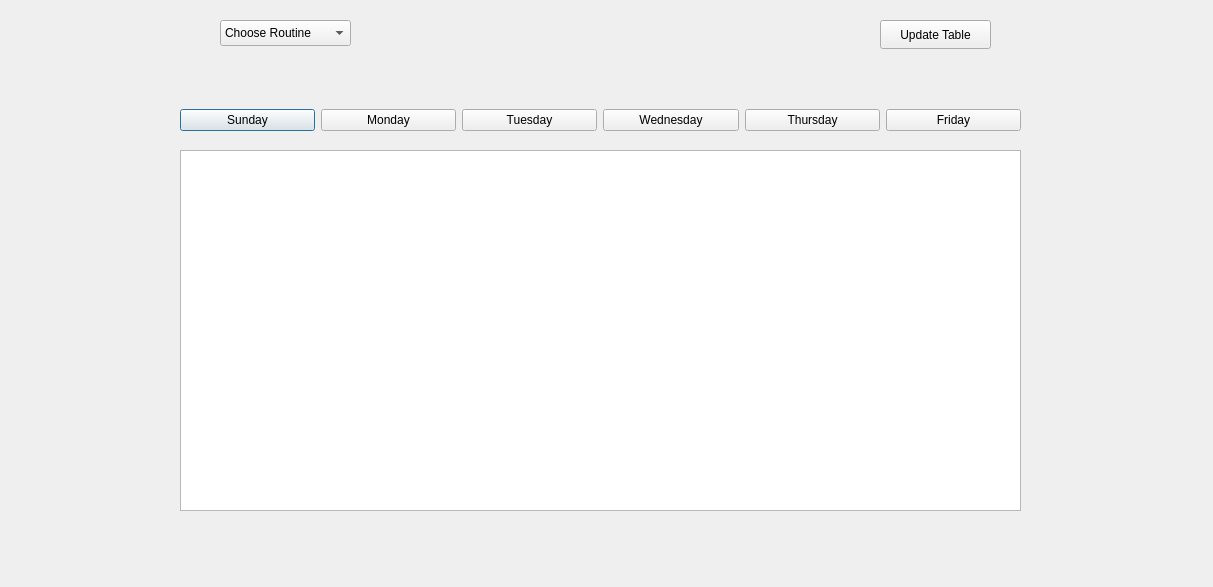
<?xml version="1.0" encoding="UTF-8"?>
<ui version="4.0">
 <class>dashboard_1</class>
 <widget class="QDialog" name="dashboard_1">
  <property name="geometry">
   <rect>
    <x>0</x>
    <y>0</y>
    <width>1213</width>
    <height>587</height>
   </rect>
  </property>
  <property name="windowTitle">
   <string>Routine Management System</string>
  </property>
  <widget class="QTableView" name="tableView">
   <property name="geometry">
    <rect>
     <x>180</x>
     <y>150</y>
     <width>841</width>
     <height>361</height>
    </rect>
   </property>
  </widget>
  <widget class="QWidget" name="layoutWidget">
   <property name="geometry">
    <rect>
     <x>180</x>
     <y>80</y>
     <width>841</width>
     <height>81</height>
    </rect>
   </property>
   <layout class="QHBoxLayout" name="horizontalLayout">
    <item>
     <widget class="QPushButton" name="pushButton_sun">
      <property name="text">
       <string>Sunday</string>
      </property>
     </widget>
    </item>
    <item>
     <widget class="QPushButton" name="pushButton_mon">
      <property name="text">
       <string>Monday</string>
      </property>
     </widget>
    </item>
    <item>
     <widget class="QPushButton" name="pushButton_tue">
      <property name="text">
       <string>Tuesday</string>
      </property>
     </widget>
    </item>
    <item>
     <widget class="QPushButton" name="pushButton_wed">
      <property name="text">
       <string>Wednesday</string>
      </property>
     </widget>
    </item>
    <item>
     <widget class="QPushButton" name="pushButton_thu">
      <property name="text">
       <string>Thursday</string>
      </property>
     </widget>
    </item>
    <item>
     <widget class="QPushButton" name="pushButton_friday">
      <property name="text">
       <string>Friday</string>
      </property>
     </widget>
    </item>
   </layout>
  </widget>
  <widget class="QComboBox" name="comboBox_chooseCourse">
   <property name="geometry">
    <rect>
     <x>220</x>
     <y>20</y>
     <width>131</width>
     <height>26</height>
    </rect>
   </property>
   <item>
    <property name="text">
     <string>Choose Routine</string>
    </property>
   </item>
   <item>
    <property name="text">
     <string>Computer I</string>
    </property>
   </item>
   <item>
    <property name="text">
     <string>Civil I</string>
    </property>
   </item>
  </widget>
  <widget class="QPushButton" name="pushButton_updateTable">
   <property name="geometry">
    <rect>
     <x>880</x>
     <y>20</y>
     <width>111</width>
     <height>29</height>
    </rect>
   </property>
   <property name="text">
    <string>Update Table</string>
   </property>
  </widget>
 </widget>
 <resources/>
 <connections/>
</ui>
